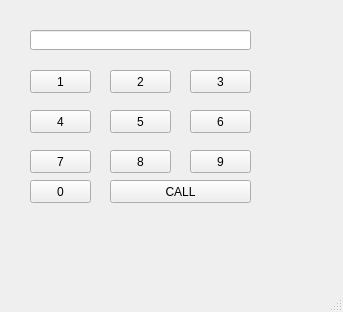
<?xml version="1.0" encoding="UTF-8"?>
<ui version="4.0">
 <class>MainWindow</class>
 <widget class="QMainWindow" name="MainWindow">
  <property name="geometry">
   <rect>
    <x>0</x>
    <y>0</y>
    <width>343</width>
    <height>312</height>
   </rect>
  </property>
  <property name="windowTitle">
   <string>MainWindow</string>
  </property>
  <widget class="QWidget" name="centralwidget">
   <widget class="QLineEdit" name="le">
    <property name="geometry">
     <rect>
      <x>30</x>
      <y>30</y>
      <width>221</width>
      <height>20</height>
     </rect>
    </property>
    <property name="alignment">
     <set>Qt::AlignRight|Qt::AlignTrailing|Qt::AlignVCenter</set>
    </property>
   </widget>
   <widget class="QPushButton" name="pb1">
    <property name="geometry">
     <rect>
      <x>30</x>
      <y>70</y>
      <width>61</width>
      <height>23</height>
     </rect>
    </property>
    <property name="text">
     <string>1</string>
    </property>
   </widget>
   <widget class="QPushButton" name="pb2">
    <property name="geometry">
     <rect>
      <x>110</x>
      <y>70</y>
      <width>61</width>
      <height>23</height>
     </rect>
    </property>
    <property name="text">
     <string>2</string>
    </property>
   </widget>
   <widget class="QPushButton" name="pb3">
    <property name="geometry">
     <rect>
      <x>190</x>
      <y>70</y>
      <width>61</width>
      <height>23</height>
     </rect>
    </property>
    <property name="text">
     <string>3</string>
    </property>
   </widget>
   <widget class="QPushButton" name="pb4">
    <property name="geometry">
     <rect>
      <x>30</x>
      <y>110</y>
      <width>61</width>
      <height>23</height>
     </rect>
    </property>
    <property name="text">
     <string>4</string>
    </property>
   </widget>
   <widget class="QPushButton" name="pb5">
    <property name="geometry">
     <rect>
      <x>110</x>
      <y>110</y>
      <width>61</width>
      <height>23</height>
     </rect>
    </property>
    <property name="text">
     <string>5</string>
    </property>
   </widget>
   <widget class="QPushButton" name="pb6">
    <property name="geometry">
     <rect>
      <x>190</x>
      <y>110</y>
      <width>61</width>
      <height>23</height>
     </rect>
    </property>
    <property name="text">
     <string>6</string>
    </property>
   </widget>
   <widget class="QPushButton" name="pb7">
    <property name="geometry">
     <rect>
      <x>30</x>
      <y>150</y>
      <width>61</width>
      <height>23</height>
     </rect>
    </property>
    <property name="text">
     <string>7</string>
    </property>
   </widget>
   <widget class="QPushButton" name="pb8">
    <property name="geometry">
     <rect>
      <x>110</x>
      <y>150</y>
      <width>61</width>
      <height>23</height>
     </rect>
    </property>
    <property name="text">
     <string>8</string>
    </property>
   </widget>
   <widget class="QPushButton" name="pb9">
    <property name="geometry">
     <rect>
      <x>190</x>
      <y>150</y>
      <width>61</width>
      <height>23</height>
     </rect>
    </property>
    <property name="text">
     <string>9</string>
    </property>
   </widget>
   <widget class="QPushButton" name="pb0">
    <property name="geometry">
     <rect>
      <x>30</x>
      <y>180</y>
      <width>61</width>
      <height>23</height>
     </rect>
    </property>
    <property name="text">
     <string>0</string>
    </property>
   </widget>
   <widget class="QPushButton" name="pb">
    <property name="geometry">
     <rect>
      <x>110</x>
      <y>180</y>
      <width>141</width>
      <height>23</height>
     </rect>
    </property>
    <property name="text">
     <string>CALL</string>
    </property>
   </widget>
  </widget>
  <widget class="QMenuBar" name="menubar">
   <property name="geometry">
    <rect>
     <x>0</x>
     <y>0</y>
     <width>343</width>
     <height>21</height>
    </rect>
   </property>
  </widget>
  <widget class="QStatusBar" name="statusbar"/>
 </widget>
 <resources/>
 <connections/>
</ui>
